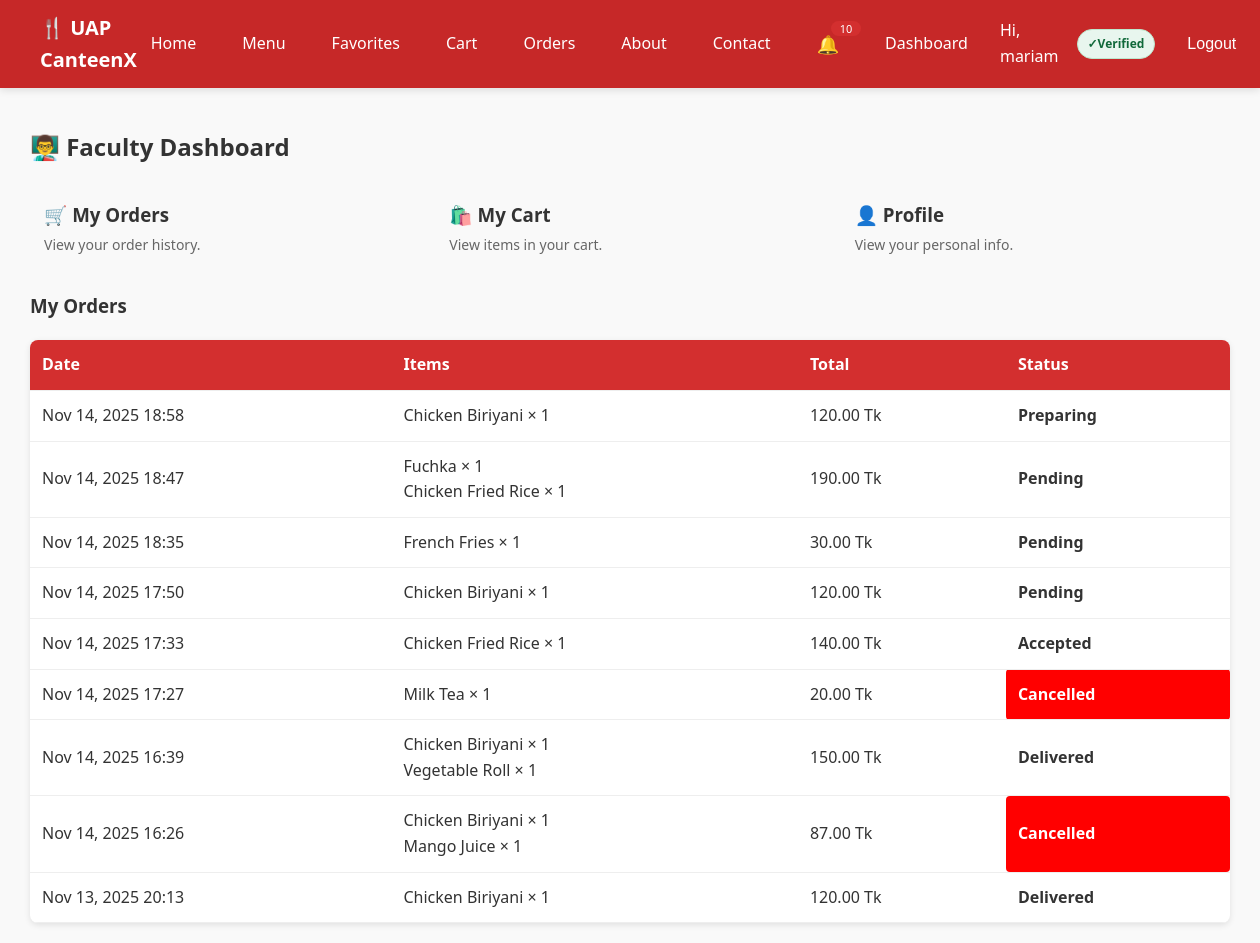
/dashboard/ (signed in), run on the app's committed database.
### my_canteen/models.py (models this page shows, shortened)
class Order(models.Model):
    STATUS_CHOICES = [
        ('pending', 'Pending'),
        ('accepted', 'Accepted'),
        ('preparing', 'Preparing'),
        ('ready', 'Ready'),
        ('delivered', 'Delivered'),
        ('completed', 'Completed'),
        ('cancelled', 'Cancelled'),
    ]
    PAYMENT_STATUS_CHOICES = [('unpaid', 'Unpaid'), ('paid', 'Paid')]
    PAYMENT_METHOD_CHOICES = [
        ('cash', 'Cash'),
        ('mock_card', 'Mock Card'),
        ('stripe', 'Stripe'),
        ('sslcommerz', 'SSLCommerz'),
    ]
    user = models.ForeignKey(User, on_delete=models.CASCADE)
    total_price = models.DecimalField(max_digits=8, decimal_places=2)
    address = models.CharField(max_length=255)
    status = models.CharField(max_length=20, choices=STATUS_CHOICES, default='pending')
    payment_status = models.CharField(max_length=10, choices=PAYMENT_STATUS_CHOICES, default='unpaid')
    payment_method = models.CharField(max_length=10, choices=PAYMENT_METHOD_CHOICES, default='cash')
    created_at = models.DateTimeField(auto_now_add=True)

class OrderItem(models.Model):
    order = models.ForeignKey(Order, on_delete=models.CASCADE)
    item = models.ForeignKey(MenuItem, on_delete=models.CASCADE)
    quantity = models.PositiveIntegerField(default=1)
    unit_price = models.DecimalField(max_digits=6, decimal_places=2)

class MenuItem(models.Model):
    name = models.CharField(max_length=100)
    description = models.TextField(blank=True)
    price = models.DecimalField(max_digits=6, decimal_places=2)
    stock = models.PositiveIntegerField(default=0)
    image = models.ImageField(upload_to='menu/', blank=True, null=True)
    category = models.ForeignKey(Category, on_delete=models.CASCADE, null=True)
    is_active = models.BooleanField(default=True)
    is_popular = models.BooleanField(default=False)
    rating_avg = models.FloatField(default=0)
    rating_count = models.PositiveIntegerField(default=0)

### my_canteen/views.py (the view)
# urls.py: path('dashboard/', views.dashboard, name='dashboard'),
@login_required
def dashboard(request):
    profile = UserProfile.objects.select_related("user").get(user=request.user)
    real_role = profile.role
    effective_role = get_effective_role(real_role)
    if effective_role in ["admin", "vendor"]:
        orders = Order.objects.all().order_by("-created_at")
        items = MenuItem.objects.all()
    elif effective_role == "staff":
        orders = Order.objects.filter(
            status__in=["accepted", "preparing"]
        ).order_by("-created_at")
        items = None
    else:
        orders = Order.objects.filter(user=request.user).order_by("-created_at")
        items = None
    title_map = {
        "admin": "🛠 Admin Dashboard",
        "vendor": "🏪 Vendor Dashboard",
        "staff": "👨‍🍳 Staff Dashboard",
        "student": "🎓 Student Dashboard",
        "faculty": "🎓 Faculty Dashboard",
        "guest": "👋 Welcome",
    }
    dashboard_title = title_map.get(real_role, "Dashboard")
    template_name = f"my_canteen/dashboard/{real_role}.html"
    ctx = {
        "profile": profile,
        "orders": orders,
        "items": items,
        "real_role": real_role,
        "effective_role": effective_role,
        "dashboard_title": dashboard_title,
    }
    return render(request, template_name, ctx)

### my_canteen/context_processors.py (called while the page is built)
def favorites_processor(request):
    if request.user.is_authenticated:
        fav_ids = Favorite.objects.filter(user=request.user).values_list('item_id', flat=True)
        return {"favorite_items": set(fav_ids)}
    return {"favorite_items": set()}

def cart_count(request):
    cart = request.session.get("cart", {})
    return {"cart_count": sum(cart.values())}

def notifications_context(request):
    if request.user.is_authenticated:
        unread_count = Notification.objects.filter(user=request.user, is_read=False).count()
    else:
        unread_count = 0
    return {
        "unread_notifications": unread_count
    }

### my_canteen/views.py (called while the page is built)
def get_effective_role(real_role: str) -> str:
    if real_role == "admin":
        return "vendor"
    if real_role == "vendor":
        return "admin"
    return real_role

### my_canteen/templates/my_canteen/dashboard/faculty.html
{% extends "my_canteen/base.html" %}
{% block content %}
<h2>👨‍🏫 Faculty Dashboard</h2>
<div style="display:grid;grid-template-columns:repeat(auto-fit,minmax(180px,1fr));gap:16px;margin-bottom:20px;">
  <a href="{% url 'orders' %}"
     class="surface"
     style="padding:14px;border-radius:10px;text-decoration:none;display:block;">
    <h3 style="margin:0 0 4px;">🛒 My Orders</h3>
    <p style="margin:0;color:#666;font-size:14px;">View your order history.</p>
  </a>
  <a href="{% url 'cart' %}"
     class="surface"
     style="padding:14px;border-radius:10px;text-decoration:none;display:block;">
    <h3 style="margin:0 0 4px;">🛍️ My Cart</h3>
    <p style="margin:0;color:#666;font-size:14px;">View items in your cart.</p>
  </a>
  <a href="{% url 'profile' %}"
     class="surface"
     style="padding:14px;border-radius:10px;text-decoration:none;display:block;">
    <h3 style="margin:0 0 4px;">👤 Profile</h3>
    <p style="margin:0;color:#666;font-size:14px;">View your personal info.</p>
  </a>
</div>
<h3>My Orders</h3>
<table class="orders-table">
    <tr>
      <th>Date</th>
      <th>Items</th>
      <th>Total</th>
      <th>Status</th>
    </tr>
    {% for order in orders %}
    <tr>
        <td>{{ order.created_at|date:"M d, Y H:i" }}</td>
        <td>
            {% for oi in order.orderitem_set.all %}
                {{ oi.item.name }} × {{ oi.quantity }} <br>
            {% endfor %}
        </td>
        <td>{{ order.total_price }} Tk</td>
        <td class="status {{ order.status }}">{{ order.status }}</td>
    </tr>
    {% empty %}
      <tr><td colspan="4" style="text-align:center;">No orders yet.</td></tr>
    {% endfor %}
</table>
{% endblock %}

### my_canteen/templates/my_canteen/base.html (shortened to what this page needs)
{% load static %}
<!DOCTYPE html>
<html lang="en">
<head>
  <link rel="stylesheet" href="{% static 'my_canteen/css/styles.css' %}"/>
</head>
<body>
  <nav class="navbar">
    <div class="logo">🍴 UAP CanteenX</div>
    <ul class="nav-links">
      <li><a href="{% url 'home' %}">Home</a></li>
      <li><a href="{% url 'menu' %}">Menu</a></li>
      <li><a href="{% url 'favorites' %}"> Favorites</a></li>
      <li>
        <a href="{% url 'cart' %}">
          Cart
        </a>
      </li>
      <li><a href="{% url 'orders' %}">Orders</a></li>
      <li><a href="{% url 'about' %}">About</a></li>
      <li><a href="{% url 'contact' %}">Contact</a></li>
      {% if user.is_authenticated %}
        <li style="position:relative;">
          <a href="{% url 'notifications' %}"
             style="display:inline-flex;align-items:center;justify-content:center;
                    font-size:18px;text-decoration:none;">
            🔔
          </a>
          {% if unread_notifications > 0 %}
            <span style="
              position:absolute;
              top:-4px;
              right:-8px;
              background:#d32f2f;
              color:#fff;
              font-size:11px;
              padding:2px 6px;
              border-radius:999px;
              line-height:1;
              min-width:18px;
              text-align:center;
            ">
              {{ unread_notifications }}
            </span>
          {% endif %}
        </li>
        <li><a href="{% url 'dashboard' %}">Dashboard</a></li>
        <li class="nav-user">Hi, {{ user.username }}</li>
        <li>
          {% if user.is_active %}
            <span class="badge badge-verified">Verified</span>
          {% else %}
            <span class="badge badge-unverified">Email not verified</span>
          {% endif %}
        </li>
        <li>
          <form action="{% url 'logout' %}" method="post" style="display:inline;">
            <button type="submit" class="link-like">Logout</button>
          </form>
        </li>
      {% else %}
        <li><a href="{% url 'login' %}">Login</a></li>
        <li><a class="btn" href="{% url 'signup' %}">Signup</a></li>
      {% endif %}
    </ul>
  </nav>
  <main class="container">
    {% block content %}{% endblock %}
  </main>
</body>
</html>

### my_canteen/static/my_canteen/css/styles.css (style rules this page uses)
body { font-family: system-ui, Arial, sans-serif; margin: 0; background: #f9f9f9; color: #333; line-height: 1.6; }
.container { max-width: 1200px; margin: 0 auto; padding: 20px 16px; }
a { text-decoration: none; color: inherit; }
.navbar { display: flex; justify-content: space-between; align-items: center; background-color: #c62828; color: #fff; padding: 12px 40px; position: sticky; top: 0; z-index: 1000; box-shadow: 0 2px 8px rgba(0, 0, 0, 0.12); }
.logo { font-weight: 700; font-size: 20px; display: flex; align-items: center; color: #fff; }
.nav-links { display: flex; align-items: center; gap: 18px; list-style: none; margin: 0; padding: 0; }
.nav-links li { display: flex; align-items: center; }
.nav-links a, .link-like, .btn-nav { color: #fff; font-weight: 500; font-size: 16px; display: inline-flex; align-items: center; justify-content: center; height: 38px; padding: 0 14px; border-radius: 6px; transition: all 0.2s ease; text-decoration: none; }
.link-like { background: transparent; border: 0; cursor: pointer; }
.badge { display: inline-flex; align-items: center; padding: 4px 10px; border-radius: 999px; font-size: 12px; font-weight: 700; border: 1px solid transparent; }
.badge-verified { background: #e8f6ee; color: #11693a; border-color: #bde7cd; }
.badge-verified::before { content: "✓ "; font-weight: 900; }
.orders-table { width: 100%; border-collapse: collapse; margin-top: 20px; background: #fff; border-radius: 8px; overflow: hidden; box-shadow: 0 2px 6px rgba(0, 0, 0, 0.1); }
.orders-table th, .orders-table td { padding: 12px; text-align: left; border-bottom: 1px solid #eee; }
.orders-table th { background: #d32f2f; color: #fff; }
.status { padding: 5px 10px; border-radius: 4px; font-weight: 700; text-transform: capitalize; }
.status.cancelled { background: red; color: #fff; }

### data on the page
Order: created_at "Nov 14, 2025 18:58", total_price "120.00", status "Preparing"
OrderItem: item.name "Chicken Biriyani", quantity "1"
Order: created_at "Nov 14, 2025 18:47", total_price "190.00", status "Pending"
OrderItem: item.name "Fuchka", quantity "1"
OrderItem: item.name "Chicken Fried Rice", quantity "1"
Order: created_at "Nov 14, 2025 18:35", total_price "30.00", status "Pending"
OrderItem: item.name "French Fries", quantity "1"
Order: created_at "Nov 14, 2025 17:50", total_price "120.00", status "Pending"
OrderItem: item.name "Chicken Biriyani", quantity "1"
Order: created_at "Nov 14, 2025 17:33", total_price "140.00", status "Accepted"
OrderItem: item.name "Chicken Fried Rice", quantity "1"
Order: created_at "Nov 14, 2025 17:27", total_price "20.00", status "Cancelled"
OrderItem: item.name "Milk Tea", quantity "1"
Order: created_at "Nov 14, 2025 16:39", total_price "150.00", status "Delivered"
OrderItem: item.name "Chicken Biriyani", quantity "1"
OrderItem: item.name "Vegetable Roll", quantity "1"
Order: created_at "Nov 14, 2025 16:26", total_price "87.00", status "Cancelled"
OrderItem: item.name "Chicken Biriyani", quantity "1"
OrderItem: item.name "Mango Juice", quantity "1"
Order: created_at "Nov 13, 2025 20:13", total_price "120.00", status "Delivered"
OrderItem: item.name "Chicken Biriyani", quantity "1"

### other printed values
{{ unread_notifications }} "10"
{{ user.username }} "mariam"
